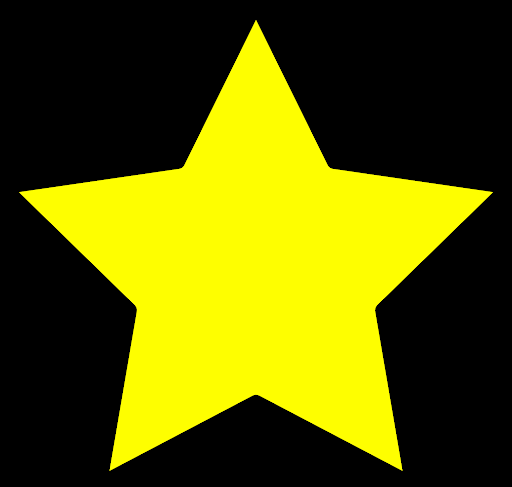
#> input picture star.png, 512 x 487 px
$ python testing_moments.py
#> lines starting #> are read from the running program, lines starting #| are printed output that depends on the picture; after the words box and inside, x2 and y2 are one past the last pixel; in counts of white or black regions, pixels touching at a corner belong together
import numpy as np
import cv2 as cv
img = cv.imread('star.png',0)
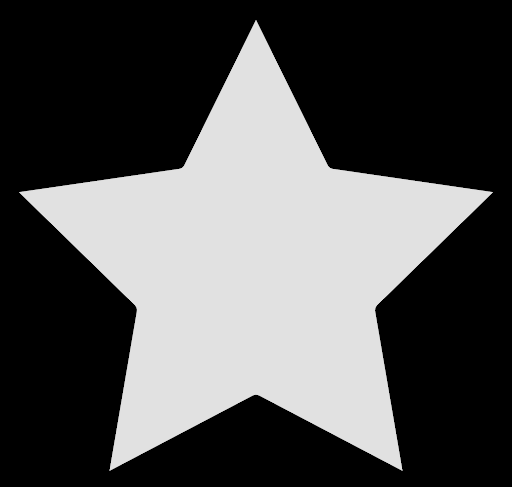
#> img: shape (487, 512); min 0, max 225, mean 82.6
ret,thresh = cv.threshold(img,127,255,0)
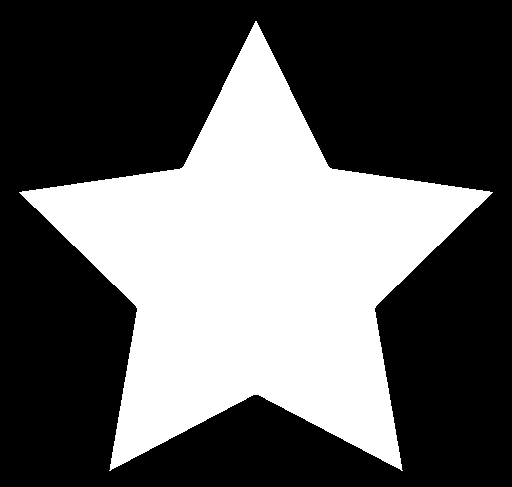
#> thresh: shape (487, 512); 36.7% white; 1 white region
contours,hierarchy = cv.findContours(thresh, 1, 2)
#> contours = 1 contour; box (x1, y1, x2, y2) and area: (19, 21, 493, 471) 90822
cnt = contours[0]
#> cnt = contour of 790 points, box (x1, y1, x2, y2) (19, 21, 493, 471), area 90822
M = cv.moments(cnt)
#> M = moments, m00 90822, centre m10/m00, m01/m00 = (255.5, 268.7)
print( M )
#> (printed output is left out)
